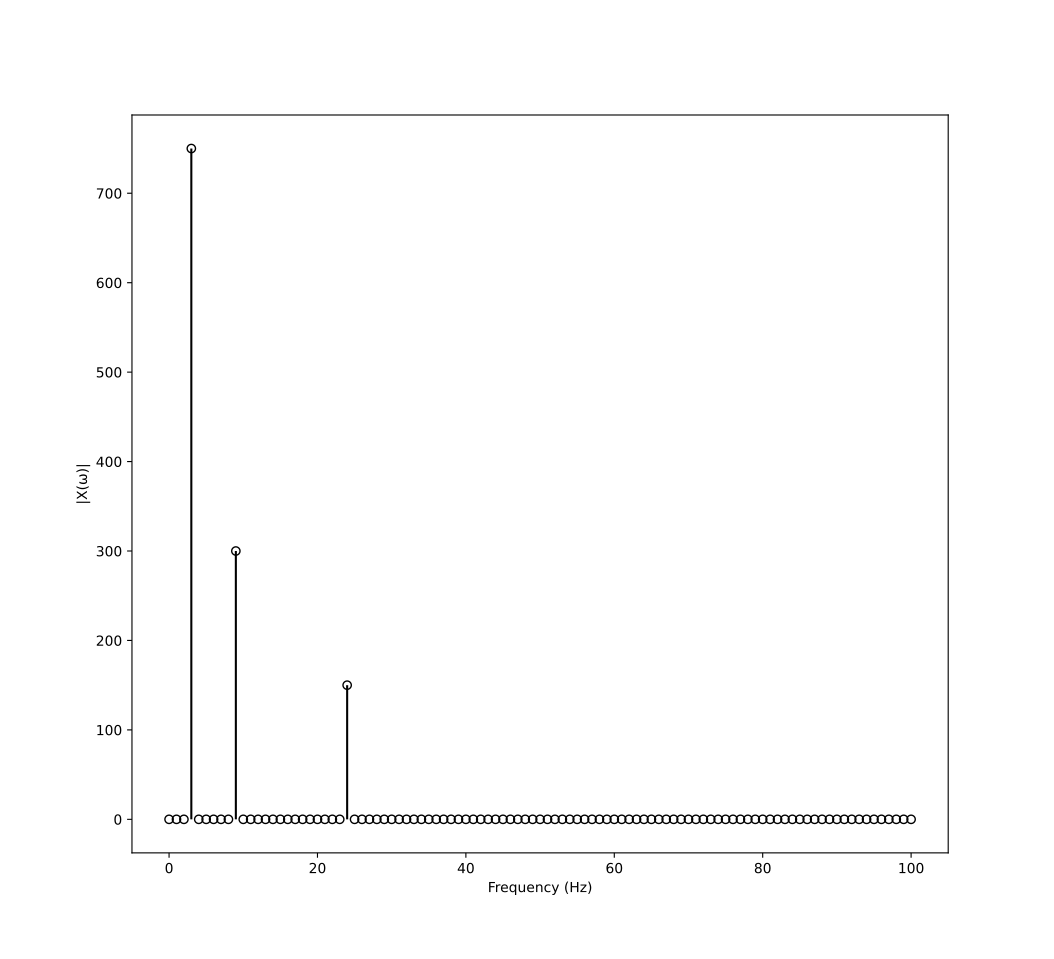

The Python source for this figure:
from common import Signal
from common import SignalType

import matplotlib.pyplot as plt
import numpy as np
import math

duration = 0.3
precision = 0.001

signal0 = Signal("", 2, 30, 5, SignalType.SINE, duration, precision)
signal1 = Signal("", 5, 10, 0, SignalType.SINE, duration, precision) 
signal2 = Signal("", 1, 80, 0, SignalType.SINE, duration, precision)

composed_signal = signal0.get_function() + signal1.get_function() + signal2.get_function()

N = 300 
F = np.zeros((N, N), dtype=complex)
for i in range(N):
    for j in range(N):
        F[i][j] = math.e**(1j * -2 * np.pi * i * j / N)

X = F.dot(composed_signal)
X = abs(X)
freqs = np.arange(0, N, 1)

cutoff = freqs <= 100
freqs = freqs[cutoff]
X = X[cutoff]

plt.figure()

container = plt.stem(freqs, X)

markerline = container.markerline
stemlines = container.stemlines
baseline = container.baseline

plt.setp(markerline, color='black')
plt.setp(stemlines, color='black')

markerline.set_markerfacecolor('none')

baseline.set_visible(False)

plt.xlabel("Frequency (Hz)")
plt.ylabel("|X(ω)|")
plt.show()
